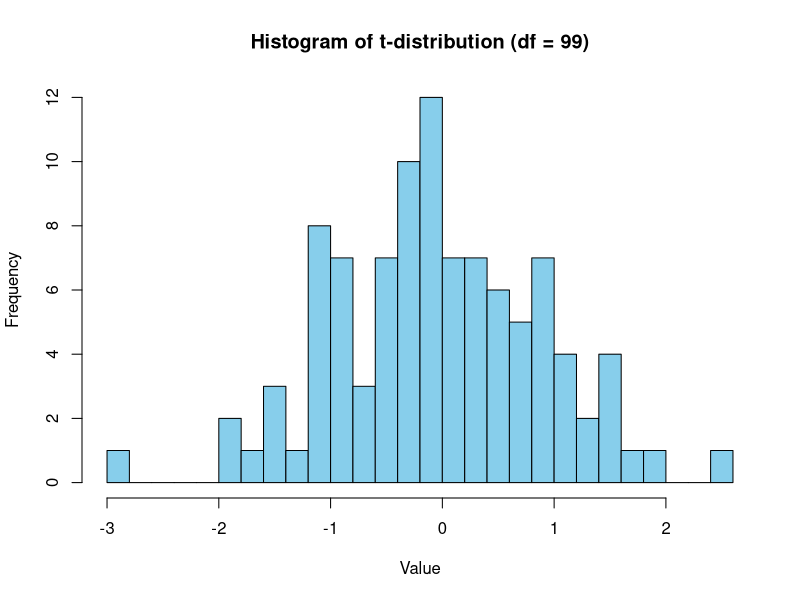

Write the R code that produced this figure.
# Set seed for reproducibility
set.seed(42)

# Define parameters
n <- 100
df <- n - 1

# Generate random numbers from t-distribution
t_dist <- rt(n, df)

# Plot histogram
hist(t_dist, breaks = 30, col = "skyblue", xlab = "Value", ylab = "Frequency",
     main = "Histogram of t-distribution (df = 99)")
